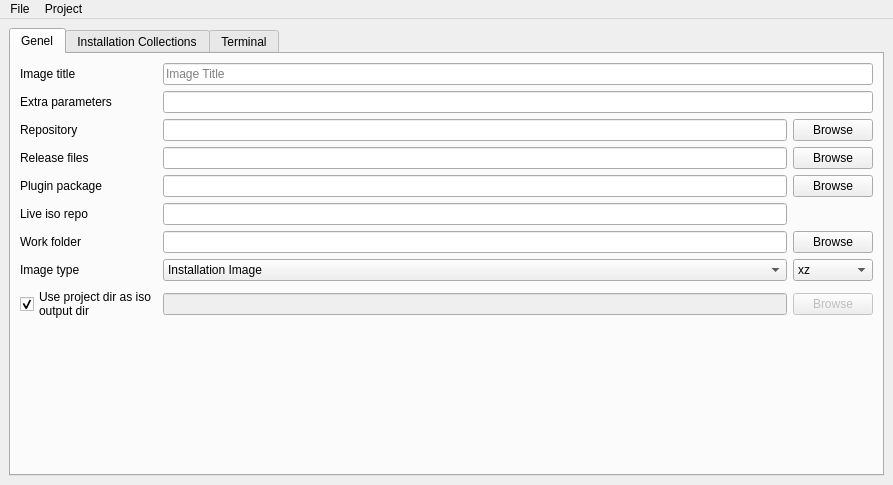
<?xml version="1.0" encoding="UTF-8"?>
<ui version="4.0">
 <class>MainWindow</class>
 <widget class="QMainWindow" name="MainWindow">
  <property name="geometry">
   <rect>
    <x>0</x>
    <y>0</y>
    <width>893</width>
    <height>485</height>
   </rect>
  </property>
  <property name="windowTitle">
   <string>Pisi Iso Creator</string>
  </property>
  <property name="windowIcon">
   <iconset resource="raw.qrc">
    <normaloff>:/raw/pics/pisi-logo-magenta64x64.png</normaloff>:/raw/pics/pisi-logo-magenta64x64.png</iconset>
  </property>
  <widget class="QWidget" name="centralwidget">
   <layout class="QGridLayout" name="gridLayout_5">
    <item row="0" column="0">
     <widget class="QTabWidget" name="tabWidget">
      <property name="currentIndex">
       <number>0</number>
      </property>
      <widget class="QWidget" name="tab">
       <attribute name="title">
        <string>Genel</string>
       </attribute>
       <layout class="QGridLayout" name="gridLayout_2">
        <item row="0" column="0">
         <layout class="QGridLayout" name="gridLayout">
          <item row="8" column="1" colspan="2">
           <widget class="QLineEdit" name="le_iso_output_dir">
            <property name="enabled">
             <bool>false</bool>
            </property>
            <property name="toolTip">
             <string>Path to the local directory which contains metadata about the image like the release notes, etc.</string>
            </property>
           </widget>
          </item>
          <item row="2" column="0">
           <widget class="QLabel" name="label_3">
            <property name="text">
             <string>Repository</string>
            </property>
           </widget>
          </item>
          <item row="2" column="1" colspan="2">
           <widget class="QLineEdit" name="lineRepository">
            <property name="toolTip">
             <string>Local or remote URL of the repository index from which the image will be created</string>
            </property>
           </widget>
          </item>
          <item row="1" column="0">
           <widget class="QLabel" name="label_5">
            <property name="sizePolicy">
             <sizepolicy hsizetype="Fixed" vsizetype="Preferred">
              <horstretch>0</horstretch>
              <verstretch>0</verstretch>
             </sizepolicy>
            </property>
            <property name="text">
             <string>Extra parameters</string>
            </property>
           </widget>
          </item>
          <item row="0" column="1" colspan="3">
           <widget class="QLineEdit" name="lineTitle">
            <property name="toolTip">
             <string>The title of the Pardus image</string>
            </property>
            <property name="placeholderText">
             <string>Image Title</string>
            </property>
           </widget>
          </item>
          <item row="1" column="1" colspan="3">
           <widget class="QLineEdit" name="lineParameters">
            <property name="toolTip">
             <string>Extra parameters to pass to the kernel command line during boot.</string>
            </property>
           </widget>
          </item>
          <item row="6" column="1" colspan="2">
           <widget class="QLineEdit" name="lineWorkFolder">
            <property name="toolTip">
             <string>Path to the directory where Pardusman will work and create the related files and directories</string>
            </property>
           </widget>
          </item>
          <item row="6" column="3">
           <widget class="QPushButton" name="pushBrowseWorkFolder">
            <property name="text">
             <string>Browse</string>
            </property>
           </widget>
          </item>
          <item row="4" column="0">
           <widget class="QLabel" name="label_6">
            <property name="text">
             <string>Plugin package</string>
            </property>
           </widget>
          </item>
          <item row="7" column="3">
           <widget class="QComboBox" name="comboCompression">
            <item>
             <property name="text">
              <string>xz</string>
             </property>
            </item>
            <item>
             <property name="text">
              <string>gzip</string>
             </property>
            </item>
            <item>
             <property name="text">
              <string>lzma</string>
             </property>
            </item>
            <item>
             <property name="text">
              <string>lzo</string>
             </property>
            </item>
            <item>
             <property name="text">
              <string>zstd</string>
             </property>
            </item>
           </widget>
          </item>
          <item row="3" column="3">
           <widget class="QPushButton" name="pushBrowseReleaseFiles">
            <property name="text">
             <string>Browse</string>
            </property>
           </widget>
          </item>
          <item row="5" column="0">
           <widget class="QLabel" name="label_8">
            <property name="text">
             <string>Live iso repo</string>
            </property>
           </widget>
          </item>
          <item row="3" column="1" colspan="2">
           <widget class="QLineEdit" name="lineReleaseFiles">
            <property name="toolTip">
             <string>Path to the local directory which contains metadata about the image like the release notes, etc.</string>
            </property>
           </widget>
          </item>
          <item row="7" column="0">
           <widget class="QLabel" name="label_7">
            <property name="text">
             <string>Image type</string>
            </property>
           </widget>
          </item>
          <item row="8" column="0">
           <widget class="QCheckBox" name="check_use_project_dir">
            <property name="text">
             <string>Use project dir as iso
output dir</string>
            </property>
            <property name="checked">
             <bool>true</bool>
            </property>
           </widget>
          </item>
          <item row="6" column="0">
           <widget class="QLabel" name="label_2">
            <property name="text">
             <string>Work folder</string>
            </property>
           </widget>
          </item>
          <item row="8" column="3">
           <widget class="QPushButton" name="btn_browse_iso_output_dir">
            <property name="enabled">
             <bool>false</bool>
            </property>
            <property name="text">
             <string>Browse</string>
            </property>
           </widget>
          </item>
          <item row="3" column="0">
           <widget class="QLabel" name="label_4">
            <property name="text">
             <string>Release files</string>
            </property>
           </widget>
          </item>
          <item row="5" column="1" colspan="2">
           <widget class="QLineEdit" name="lineLiveIsoRepo">
            <property name="text">
             <string/>
            </property>
            <property name="placeholderText">
             <string/>
            </property>
           </widget>
          </item>
          <item row="4" column="3">
           <widget class="QPushButton" name="pushBrowsePluginPackage">
            <property name="text">
             <string>Browse</string>
            </property>
           </widget>
          </item>
          <item row="4" column="1" colspan="2">
           <widget class="QLineEdit" name="linePluginPackage"/>
          </item>
          <item row="2" column="3">
           <widget class="QPushButton" name="pushBrowseRepository">
            <property name="sizePolicy">
             <sizepolicy hsizetype="Fixed" vsizetype="Fixed">
              <horstretch>0</horstretch>
              <verstretch>0</verstretch>
             </sizepolicy>
            </property>
            <property name="text">
             <string>Browse</string>
            </property>
           </widget>
          </item>
          <item row="7" column="1" colspan="2">
           <widget class="QComboBox" name="comboType">
            <item>
             <property name="text">
              <string>Installation Image</string>
             </property>
            </item>
            <item>
             <property name="text">
              <string>Live Image</string>
             </property>
            </item>
           </widget>
          </item>
          <item row="0" column="0">
           <widget class="QLabel" name="label">
            <property name="text">
             <string>Image title</string>
            </property>
           </widget>
          </item>
         </layout>
        </item>
        <item row="1" column="0">
         <spacer name="verticalSpacer">
          <property name="orientation">
           <enum>Qt::Vertical</enum>
          </property>
          <property name="sizeHint" stdset="0">
           <size>
            <width>20</width>
            <height>40</height>
           </size>
          </property>
         </spacer>
        </item>
       </layout>
      </widget>
      <widget class="QWidget" name="tab_2">
       <attribute name="title">
        <string>Installation Collections</string>
       </attribute>
       <layout class="QGridLayout" name="gridLayout_3">
        <item row="0" column="1">
         <widget class="QPushButton" name="pushAddCollection">
          <property name="text">
           <string>Add</string>
          </property>
         </widget>
        </item>
        <item row="1" column="1">
         <widget class="QPushButton" name="pushModifyCollection">
          <property name="text">
           <string>Modify</string>
          </property>
         </widget>
        </item>
        <item row="2" column="1">
         <widget class="QPushButton" name="pushRemoveCollection">
          <property name="text">
           <string>Remove</string>
          </property>
         </widget>
        </item>
        <item row="3" column="1">
         <widget class="QPushButton" name="pushSetDefaultCollection">
          <property name="enabled">
           <bool>true</bool>
          </property>
          <property name="text">
           <string>Set as Default</string>
          </property>
          <property name="checkable">
           <bool>true</bool>
          </property>
          <property name="checked">
           <bool>true</bool>
          </property>
         </widget>
        </item>
        <item row="4" column="1">
         <widget class="QCheckBox" name="checkCollection">
          <property name="text">
           <string>Collection Base</string>
          </property>
         </widget>
        </item>
        <item row="5" column="1">
         <spacer name="verticalSpacer_2">
          <property name="orientation">
           <enum>Qt::Vertical</enum>
          </property>
          <property name="sizeHint" stdset="0">
           <size>
            <width>20</width>
            <height>416</height>
           </size>
          </property>
         </spacer>
        </item>
        <item row="0" column="0" rowspan="6">
         <widget class="QListWidget" name="listPackageCollection"/>
        </item>
       </layout>
      </widget>
      <widget class="QWidget" name="tab_3">
       <attribute name="title">
        <string>Terminal</string>
       </attribute>
       <layout class="QGridLayout" name="gridLayout_6">
        <item row="0" column="0">
         <layout class="QVBoxLayout" name="terminalLayout"/>
        </item>
       </layout>
      </widget>
     </widget>
    </item>
   </layout>
  </widget>
  <widget class="QMenuBar" name="menubar">
   <property name="geometry">
    <rect>
     <x>0</x>
     <y>0</y>
     <width>893</width>
     <height>23</height>
    </rect>
   </property>
   <widget class="QMenu" name="menuFile">
    <property name="title">
     <string>File</string>
    </property>
    <addaction name="actionNew"/>
    <addaction name="actionOpen"/>
    <addaction name="separator"/>
    <addaction name="actionSave"/>
    <addaction name="actionSaveAs"/>
    <addaction name="separator"/>
    <addaction name="actionExit"/>
   </widget>
   <widget class="QMenu" name="menuProject">
    <property name="title">
     <string>Project</string>
    </property>
    <widget class="QMenu" name="menuCommands">
     <property name="title">
      <string>Commands</string>
     </property>
     <addaction name="actionMake_Repo"/>
     <addaction name="separator"/>
     <addaction name="actionMake_Live"/>
     <addaction name="actionPack_Live"/>
     <addaction name="separator"/>
     <addaction name="actionMake_Iso"/>
    </widget>
    <widget class="QMenu" name="menuMissing_Packages">
     <property name="title">
      <string>Missing Packages</string>
     </property>
     <addaction name="actionCheck_Repo"/>
     <addaction name="actionRemoveMissingPackages"/>
    </widget>
    <addaction name="actionUpdateRepo"/>
    <addaction name="separator"/>
    <addaction name="actionPackages"/>
    <addaction name="actionInstallationImagePackages"/>
    <addaction name="actionLanguages"/>
    <addaction name="separator"/>
    <addaction name="actionMakeImage"/>
    <addaction name="menuCommands"/>
    <addaction name="menuMissing_Packages"/>
   </widget>
   <addaction name="menuFile"/>
   <addaction name="menuProject"/>
  </widget>
  <action name="actionNew">
   <property name="icon">
    <iconset resource="raw.qrc">
     <normaloff>:/raw/pics/document-new.png</normaloff>:/raw/pics/document-new.png</iconset>
   </property>
   <property name="text">
    <string>New</string>
   </property>
  </action>
  <action name="actionOpen">
   <property name="icon">
    <iconset resource="raw.qrc">
     <normaloff>:/raw/pics/document-open.png</normaloff>:/raw/pics/document-open.png</iconset>
   </property>
   <property name="text">
    <string>Open...</string>
   </property>
   <property name="shortcut">
    <string>Ctrl+O</string>
   </property>
  </action>
  <action name="actionSave">
   <property name="icon">
    <iconset resource="raw.qrc">
     <normaloff>:/raw/pics/document-save.png</normaloff>:/raw/pics/document-save.png</iconset>
   </property>
   <property name="text">
    <string>Save</string>
   </property>
  </action>
  <action name="actionSaveAs">
   <property name="icon">
    <iconset resource="raw.qrc">
     <normaloff>:/raw/pics/document-save-as.png</normaloff>:/raw/pics/document-save-as.png</iconset>
   </property>
   <property name="text">
    <string>Save As...</string>
   </property>
  </action>
  <action name="actionExit">
   <property name="icon">
    <iconset resource="raw.qrc">
     <normaloff>:/raw/pics/application-exit.png</normaloff>:/raw/pics/application-exit.png</iconset>
   </property>
   <property name="text">
    <string>Exit</string>
   </property>
  </action>
  <action name="actionUpdateRepo">
   <property name="icon">
    <iconset resource="raw.qrc">
     <normaloff>:/raw/pics/view-refresh.png</normaloff>:/raw/pics/view-refresh.png</iconset>
   </property>
   <property name="text">
    <string>Update Repo</string>
   </property>
   <property name="shortcut">
    <string>F5</string>
   </property>
  </action>
  <action name="actionPackages">
   <property name="icon">
    <iconset resource="raw.qrc">
     <normaloff>:/raw/pics/applications-other.png</normaloff>:/raw/pics/applications-other.png</iconset>
   </property>
   <property name="text">
    <string>Packages...</string>
   </property>
  </action>
  <action name="actionInstallationImagePackages">
   <property name="icon">
    <iconset resource="raw.qrc">
     <normaloff>:/raw/pics/applications-other.png</normaloff>:/raw/pics/applications-other.png</iconset>
   </property>
   <property name="text">
    <string>Installation Image Packages...</string>
   </property>
  </action>
  <action name="actionLanguages">
   <property name="icon">
    <iconset resource="raw.qrc">
     <normaloff>:/raw/pics/applications-education-language.png</normaloff>:/raw/pics/applications-education-language.png</iconset>
   </property>
   <property name="text">
    <string>Languages...</string>
   </property>
  </action>
  <action name="actionMakeImage">
   <property name="icon">
    <iconset resource="raw.qrc">
     <normaloff>:/raw/pics/media-optical.png</normaloff>:/raw/pics/media-optical.png</iconset>
   </property>
   <property name="text">
    <string>Make Image</string>
   </property>
   <property name="shortcut">
    <string>Ctrl+R</string>
   </property>
  </action>
  <action name="actionMake_Repo">
   <property name="text">
    <string>Make Repo</string>
   </property>
  </action>
  <action name="actionCheck_Repo">
   <property name="text">
    <string>Check Repo</string>
   </property>
  </action>
  <action name="actionMake_Live">
   <property name="text">
    <string>Make Live</string>
   </property>
  </action>
  <action name="actionPack_Live">
   <property name="text">
    <string>Pack Live</string>
   </property>
  </action>
  <action name="actionMake_Iso">
   <property name="text">
    <string>Make Iso</string>
   </property>
   <property name="shortcut">
    <string>Ctrl+Shift+C</string>
   </property>
  </action>
  <action name="actionCheck">
   <property name="text">
    <string>Check</string>
   </property>
  </action>
  <action name="actionRemoveMissingPackages">
   <property name="text">
    <string>Remove Missing Packages</string>
   </property>
  </action>
 </widget>
 <tabstops>
  <tabstop>lineTitle</tabstop>
  <tabstop>lineParameters</tabstop>
  <tabstop>lineRepository</tabstop>
  <tabstop>lineReleaseFiles</tabstop>
  <tabstop>linePluginPackage</tabstop>
  <tabstop>lineWorkFolder</tabstop>
  <tabstop>comboType</tabstop>
  <tabstop>pushBrowseRepository</tabstop>
  <tabstop>pushBrowseReleaseFiles</tabstop>
  <tabstop>pushBrowsePluginPackage</tabstop>
  <tabstop>pushBrowseWorkFolder</tabstop>
  <tabstop>comboCompression</tabstop>
 </tabstops>
 <resources>
  <include location="raw.qrc"/>
 </resources>
 <connections>
  <connection>
   <sender>check_use_project_dir</sender>
   <signal>toggled(bool)</signal>
   <receiver>btn_browse_iso_output_dir</receiver>
   <slot>setDisabled(bool)</slot>
   <hints>
    <hint type="sourcelabel">
     <x>122</x>
     <y>421</y>
    </hint>
    <hint type="destinationlabel">
     <x>835</x>
     <y>412</y>
    </hint>
   </hints>
  </connection>
  <connection>
   <sender>check_use_project_dir</sender>
   <signal>toggled(bool)</signal>
   <receiver>le_iso_output_dir</receiver>
   <slot>setDisabled(bool)</slot>
   <hints>
    <hint type="sourcelabel">
     <x>83</x>
     <y>400</y>
    </hint>
    <hint type="destinationlabel">
     <x>251</x>
     <y>401</y>
    </hint>
   </hints>
  </connection>
 </connections>
</ui>
